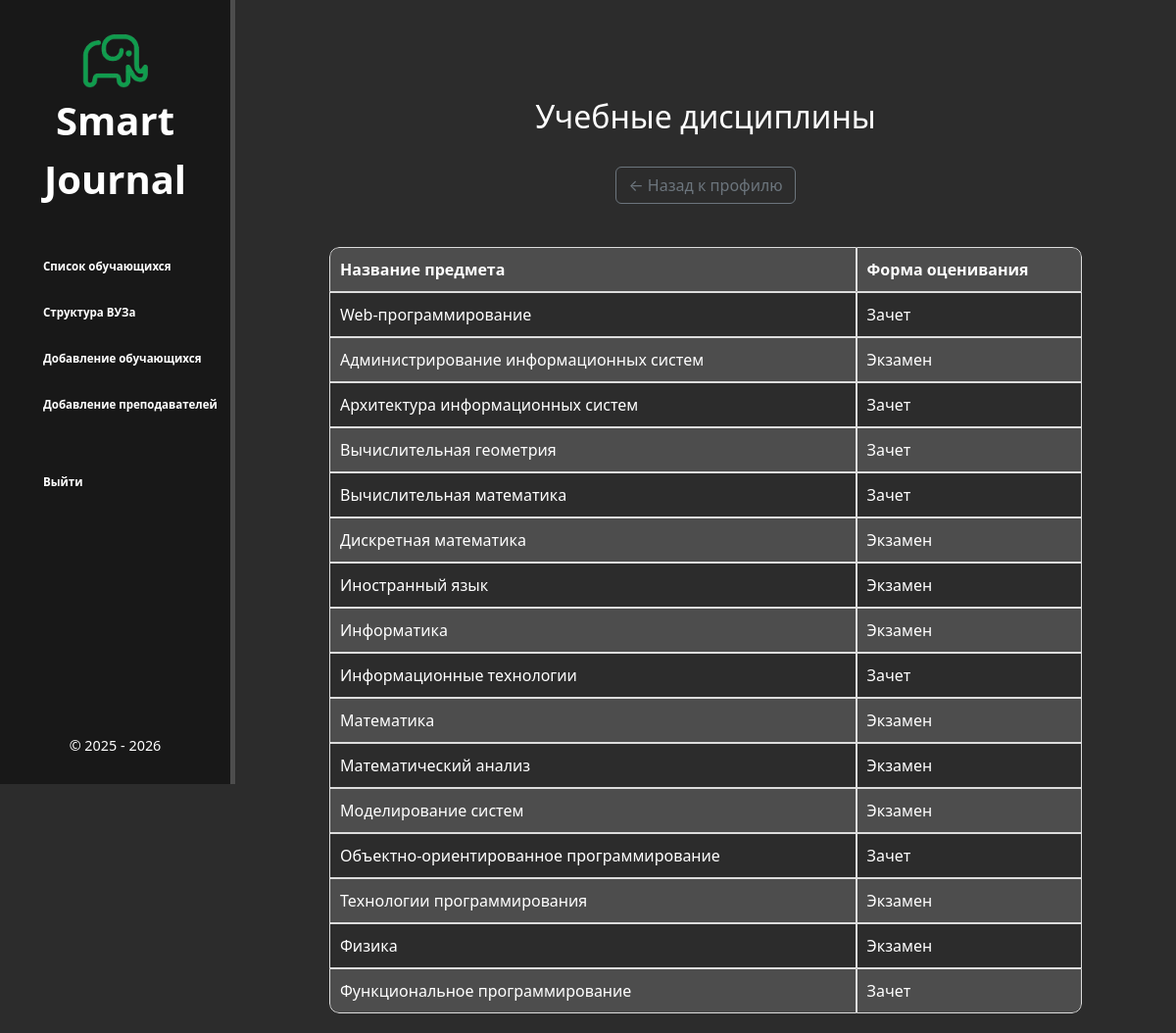
The app's page /database/8/subjects/ with its own data.
### database/models.py (models this page shows, shortened)
class Subjects(models.Model):
    ASSESSMENT_FORM_CHOICES = [
        ('Экзамен', 'Экзамен'),
        ('Зачет', 'Зачет'),
    ]
    name = models.CharField('Название предмета', max_length=100)
    assessment_form = models.CharField('Форма оценивания', max_length=10, choices=ASSESSMENT_FORM_CHOICES)
    class Meta:
        verbose_name = 'Предмет'
        verbose_name_plural = 'Предметы'

### database/views.py (the view)
# urls.py: path('<int:pk>/subjects/', views.StudentSubjectsView.as_view(), name='student_subjects'),
class StudentSubjectsView(DetailView):
    model = Students
    template_name = 'database/student_subjects.html'
    context_object_name = 'student'
    def get_context_data(self, **kwargs):
        context = super().get_context_data(**kwargs)
        student = self.object
        subjects = Subjects.objects.prefetch_related(
            Prefetch('curriculum_set', queryset=Curriculum.objects.filter(group_number=student.group))
        ).filter(curriculum__group_number=student.group).order_by('name')
        context['subjects'] = subjects
        return context

### database/models.py (called while the page is built)
    def get_absolute_url(self):
        return reverse('students-detail', kwargs={'pk': self.pk})

### database/templates/database/student_subjects.html
{% extends 'database/layout.html' %}
{% block content %}
    <div class="features">
        <h2>Учебные дисциплины</h2>
        <br>
        <button class="btn btn-outline-secondary" onclick="window.location.href='{{ student.get_absolute_url }}'">← Назад к профилю</button>
        <br>
        <table class="styled-table">
            <colgroup>
                <col style="width: 70%;">
                <col style="width: 30%;">
            </colgroup>
        <thead>
            <tr>
                <th>Название предмета</th>
                <th>Форма оценивания</th>
            </tr>
        </thead>
        <tbody>
            {% for subject in subjects %}
                <tr>
                    <td>{{ subject.name }}</td>
                    <td>{{ subject.assessment_form }}</td>
                </tr>
            {% empty %}
                <tr>
                    <td colspan="2">Нет дисциплин.</td>
                </tr>
            {% endfor %}
        </tbody>
    </table>
    </div>
{% endblock %}

### database/static/database/css/main.css (style rules this page uses)
body { background: #2c2c2c; }
.features { display: flex; flex-direction: column; align-items: center; float: left; color: #fff; margin-top: 100px; text-align: center; width: 80%; margin-left: 20%; flex-wrap: wrap; }
h2 { text-align: center; }
.styled-table { table-layout: fixed; width: 70%; border-collapse: separate; border-spacing: 0; border-radius: 10px; margin: 20px auto; overflow: hidden; }
.styled-table tr:first-child th:first-child { border-top-left-radius: 10px; }
.styled-table tr:first-child th:last-child { border-top-right-radius: 10px; }
.styled-table tr:last-child td:first-child { border-bottom-left-radius: 10px; }
.styled-table tr:last-child td:last-child { border-bottom-right-radius: 10px; }
.styled-table th, .styled-table td { padding: 10px; text-align: left; border: 1px solid #ddd; }
.styled-table th { background-color: #4d4d4d; }
.styled-table tbody tr:nth-of-type(even) { background-color: #4d4d4d; }
@media (max-width: 1450px) { .styled-table { width: 80%; border-collapse: collapse; } }
@media (max-width: 1450px) { .styled-table { table-layout: fixed; border-collapse: separate; border-spacing: 0; border-radius: 10px; margin: 20px auto; overflow: hidden; } }
@media (max-width: 1450px) { .styled-table tr:first-child th:first-child { border-top-left-radius: 10px; } }
@media (max-width: 1450px) { .styled-table tr:first-child th:last-child { border-top-right-radius: 10px; } }
@media (max-width: 1450px) { .styled-table tr:last-child td:first-child { border-bottom-left-radius: 10px; } }
@media (max-width: 1450px) { .styled-table tr:last-child td:last-child { border-bottom-right-radius: 10px; } }
@media (max-width: 1200px) { .styled-table { table-layout: fixed; border-collapse: separate; border-spacing: 0; border-radius: 10px; margin: 20px auto; overflow: hidden; } }
@media (max-width: 1200px) { .styled-table tr:first-child th:first-child { border-top-left-radius: 10px; } }
@media (max-width: 1200px) { .styled-table tr:first-child th:last-child { border-top-right-radius: 10px; } }
@media (max-width: 1200px) { .styled-table tr:last-child td:first-child { border-bottom-left-radius: 10px; } }
@media (max-width: 1200px) { .styled-table tr:last-child td:last-child { border-bottom-right-radius: 10px; } }

### records on screen
Subjects: name "Web-программирование", assessment_form "Зачет"
Subjects: name "Администрирование информационных систем", assessment_form "Экзамен"
Subjects: name "Архитектура информационных систем", assessment_form "Зачет"
Subjects: name "Вычислительная геометрия", assessment_form "Зачет"
Subjects: name "Вычислительная математика", assessment_form "Зачет"
Subjects: name "Дискретная математика", assessment_form "Экзамен"
Subjects: name "Иностранный язык", assessment_form "Экзамен"
Subjects: name "Информатика", assessment_form "Экзамен"
Subjects: name "Информационные технологии", assessment_form "Зачет"
Subjects: name "Математика", assessment_form "Экзамен"
Subjects: name "Математический анализ", assessment_form "Экзамен"
Subjects: name "Моделирование систем", assessment_form "Экзамен"
Subjects: name "Объектно-ориентированное программирование", assessment_form "Зачет"
Subjects: name "Технологии программирования", assessment_form "Экзамен"
Subjects: name "Физика", assessment_form "Экзамен"
Subjects: name "Функциональное программирование", assessment_form "Зачет"
